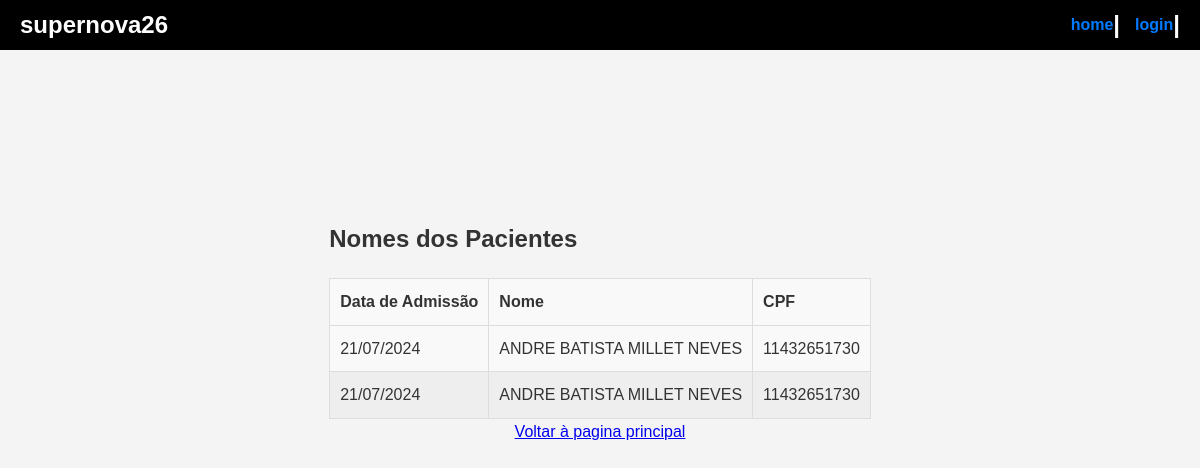
The app's page /liriodosvales/listar_pacientes with its own data.
### liriodosvales/models.py (models this page shows, shortened)
class Paciente(models.Model):
    SEXO_CHOICES = [
        ('Masculino', 'Masculino'),
        ('Feminino', 'Feminino'),
    ]
    nome = models.CharField(max_length=100)
    cpf  = models.CharField(max_length=11)
    data_nascimento = models.DateField()
    endereco = models.CharField(max_length=100)
    telefone = models.CharField(max_length=11)
    sexo = models.CharField(max_length=10, choices=SEXO_CHOICES, default='Masculino')
    medicacoes = models.ManyToManyField(Medicacao, blank=True)
    alergias = models.ManyToManyField(Alergia, blank=True)
    diagnosticos = models.ManyToManyField(Diagnostico, blank=True)
    data_admissao = models.DateField(auto_now_add=True)

### liriodosvales/views.py (the view)
# urls.py: path('listar_pacientes', views.listar_pacientes, name='listar_pacientes'),
def listar_pacientes(request):
    pacientes = Paciente.objects.all().order_by('nome')
    return render(request, 'liriodosvales/listar_pacientes.html', {'pacientes': pacientes})

### liriodosvales/templates/liriodosvales/listar_pacientes.html (shortened to what this page needs)
{% extends "layout.html" %}
{% load static %}
{% block extra_css %}
<link rel="stylesheet" type="text/css" href="{% static 'liriodosvales/css/lista.css' %}">
{% endblock extra_css %}
{% block content %}
<main>
    <section>
        <h2>Nomes dos Pacientes</h2>
        <table>
            <thead>
                <tr>
                    <th>Data de Admissão</th>
                    <th>Nome</th>
                    <th>CPF</th>
                </tr>
            </thead>
            <tbody>
                {% for paciente in pacientes %}
                <tr>
                    <td>{{ paciente.data_admissao|date:"d/m/Y" }}</td>
                    <td>{{ paciente.nome }}</td>
                    <td>{{ paciente.cpf }}</td>
                </tr>
                {% endfor %}
            </tbody>
        </table>
    </section>
    <a href="{% url 'liriodosvales:home' %}">Voltar à pagina principal</a>
</main>
{% endblock content %}

### static/css/style.css (style rules this page uses)
body { font-family: Arial, sans-serif; margin: 0; padding: 0; background-color: #f4f4f4; }
main { display: flex; justify-content: center; align-items: center; flex-direction: column; padding: 20px; margin-top: 70px; }

### liriodosvales/static/liriodosvales/css/lista.css (style rules this page uses)
body { font-family: Arial, sans-serif; line-height: 1.6; color: #333; max-width: 800px; margin: 0 auto; padding: 20px; background-color: #f4f4f4; }
main { margin-top: 70px; }
h1, h2 { color: #333333; }
table { width: 100%; border-collapse: collapse; margin-top: 20px; }
table th, table td { padding: 10px; text-align: left; border: 0.5px solid #dddddd; }
table tr:nth-child(odd) { background-color: #f9f9f9; }
table tr:nth-child(even) { background-color: #eeeeee; }

### records on screen
Paciente: data_admissao "21/07/2024", nome "ANDRE BATISTA MILLET NEVES", cpf "11432651730"
Paciente: data_admissao "21/07/2024", nome "ANDRE BATISTA MILLET NEVES", cpf "11432651730"
